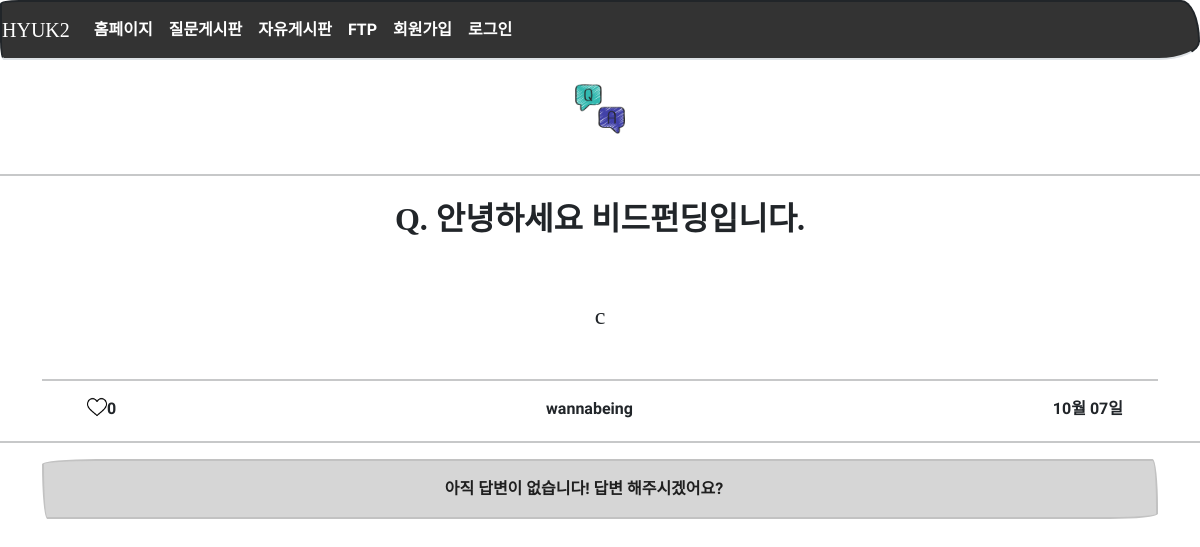
Before: /question/detail/2/ with the older database file.
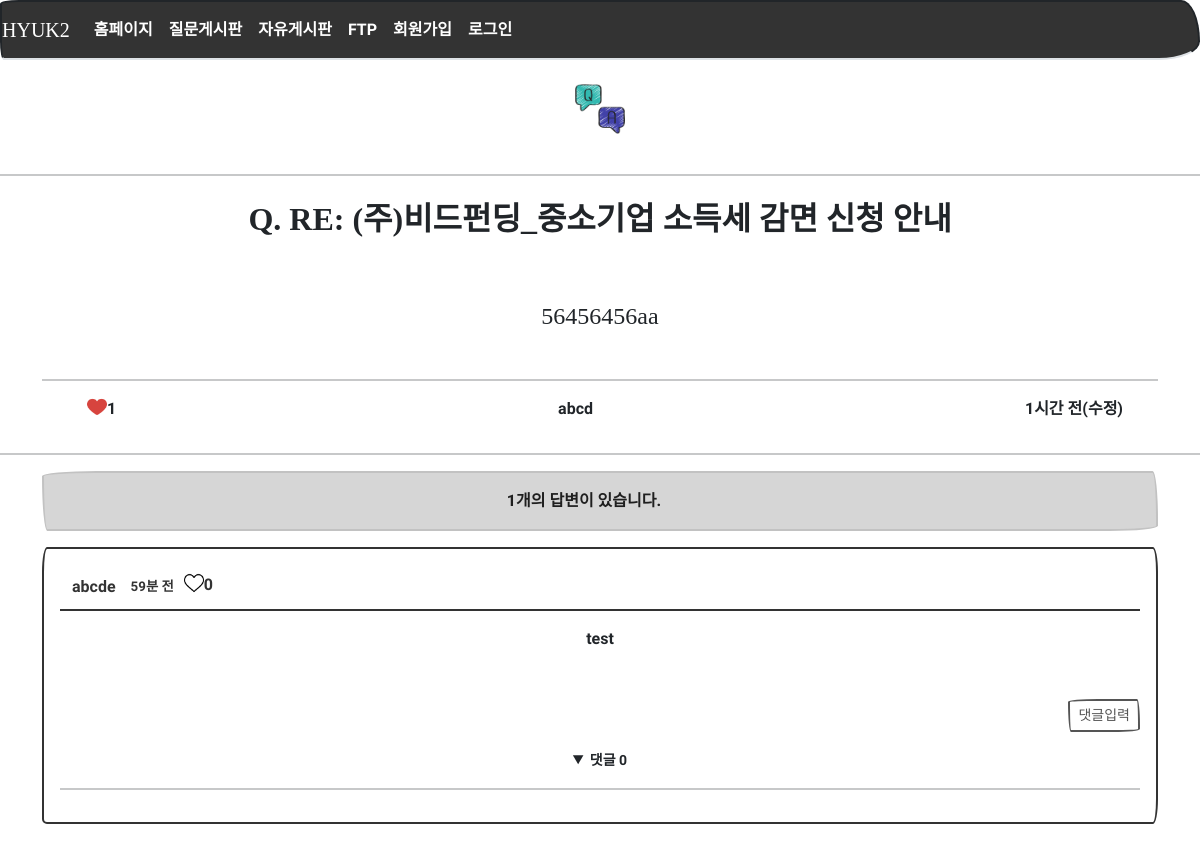
After: the same page with the newer database file.
### models.py (models this page shows)
class Question(db.Model):
    id = db.Column(db.Integer, primary_key=True)
    subject = db.Column(db.String(200), nullable=False)
    content = db.Column(db.Text(), nullable=False)
    create_date = db.Column(db.DateTime(), nullable=False)
    user_id = db.Column(db.Integer, db.ForeignKey('user.id', ondelete='CASCADE'), nullable=False)
    user = db.relationship('User', backref=db.backref('question_set'))
    modify_date = db.Column(db.DateTime(), nullable=True)
    hits = db.Column(db.Integer, nullable=False, default='0')
    voter = db.relationship('User', secondary=question_voter, backref=db.backref('question_voter_set'))

class User(db.Model):
    id = db.Column(db.Integer, primary_key=True)    # id는 자동으로 증가하는 User 모델의 기본키
    username = db.Column(db.String(150), unique=True, nullable=False)
    password = db.Column(db.String(200), nullable=False)
    name = db.Column(db.String(150), nullable=False)
    email = db.Column(db.String(120), unique=True, nullable=False)

class Answer(db.Model):
    id = db.Column(db.Integer, primary_key=True)
    question_id = db.Column(db.Integer, db.ForeignKey('question.id', ondelete='CASCADE'))
    question = db.relationship('Question', backref=db.backref('answer_set'))
    content = db.Column(db.Text(), nullable=False)
    create_date = db.Column(db.DateTime(), nullable=False)
    user_id = db.Column(db.Integer, db.ForeignKey('user.id', ondelete='CASCADE'), nullable=False)
    user = db.relationship('User', backref=db.backref('answer_set'))
    modify_date = db.Column(db.DateTime(), nullable=True)
    voter = db.relationship('User', secondary=answer_voter, backref=db.backref('answer_voter_set'))

### views/question_views.py (the view)
@bp.route('/detail/<int:question_id>/')
def detail(question_id):
    form = AnswerForm()
    question = Question.query.get_or_404(question_id)
    question.hits += 1
    db.session.add(question)
    db.session.commit()
    return render_template('question/question_detail.html', question=question, form=form)

### filter.py (called while the page is built)
def format_datetime(value, fmt='%m월 %d일'):
    now = datetime.now()
    time = now - value
    if time < timedelta(minutes=1):
        return '방금 전'
    elif time < timedelta(hours=1):
        return str(int(time.seconds / 60)) + '분 전'
    elif time < timedelta(days=1):
        return str(int(time.seconds / 3600)) + '시간 전'
    elif time < timedelta(days=7):
        time = datetime.now().date() - value.date()
        return str(time.days) + '일 전'
    else:
        return value.strftime(fmt)

### views/login_views.py (called while the page is built)
@bp.before_app_request
def logged_in_user():
    user_id = session.get('user_id')
    if user_id is None:
        g.user = None
    else:
        g.user = User.query.get(user_id)

### templates/question/question_detail.html (shortened to what the changed rows need)
{% extends 'base.html' %}
{% block content %}
<div class="container my-3 text-center">
    <h2 class="py-2" style="font-weight:bolder">Q. {{ question.subject }}</h2> <br><br>
        <h4>{{ question.content }}</h4> <br><hr>
        <div class="d-flex justify-content-between detail_q_title">
            <div class="d-flex" style="margin: 0px 10px">
                {% if question.voter %}
                <a href="#" class="recommend"
                   data-uri="{{ url_for('vote.question', question_id=question.id) }}">
                    <img src="{{ url_for('static',filename='images/after_like.png') }}"
                         width="20" style="margin-left: auto; margin-right: auto; display: block;" />
                </a>
                {% else %}
                <a href="#" class="recommend"
                   data-uri="{{ url_for('vote.question', question_id=question.id) }}">
                    <img src="{{ url_for('static',filename='images/before_like.png') }}"
                         width="20" style="margin-left: auto; margin-right: auto; display: block;" />
                </a>
                {% endif %}
                <div class="bg-light text-center font-weight-bolder mb-1">
                    {{ question.voter|length }}
                </div>
            </div>
            <div class="d-flex">
            {{ question.user.username }}
            </div>
            <div class="d-flex">
            {% if question.modify_date %}
                <p>{{ question.modify_date|datetime }}(수정)</p>
            {% else %}
                {{ question.create_date|datetime }}
            {% endif %}
            </div>
        </div>
</div>
<div class="container my-3 text-center">
    <div class="alert alert-dismissible alert-primary">
        {% if question.answer_set|length == 0 %}
        <strong>아직 답변이 없습니다! 답변 해주시겠어요?</strong>
        {% else %}
        <strong>{{ question.answer_set|length }}개의 답변이 있습니다.</strong>
        {% endif %}
    </div>
    {% for answer in question.answer_set %}
    <div class="card my-3">
        <div class="card-body">
            <div class="toast-header">
                <div class="detail_answer_id_text">{{ answer.user.username }}</div>
                <div class="detail_answer_time_text">
                    {% if answer.modify_date %}
                        {{ answer.modify_date|datetime }}(수정)
                    {% else %}
                        {{ answer.create_date|datetime }}
                    {% endif %}
                </div>
                <div class="d-flex" style="margin: 0px 10px">
                    {% if answer.voter %}
                    <a href="#" class="recommend" data-uri="{{ url_for('vote.answer', answer_id=answer.id) }}">
                        <img src="{{ url_for('static',filename='images/after_like.png') }}"
                        width="20" style="margin-left: auto; margin-right: auto; display: block;" />
                    </a>
                    {% else %}
                    <a href="#" class="recommend" data-uri="{{ url_for('vote.answer', answer_id=answer.id) }}">
                        <img src="{{ url_for('static',filename='images/before_like.png') }}"
                        width="20" style="margin-left: auto; margin-right: auto; display: block;" />
                    </a>
                    {% endif %}
                    <div class="bg-light text-center font-weight-bolder mb-1">{{ answer.voter|length }}</div>
                </div>
            </div>
            <div class="card-body">
                {{ answer.content }}
            </div>
            <div class="my-3 d-flex justify-content-end">
                <a href="{{ url_for('comment.create_answer', answer_id=answer.id) }}"
                class="btn btn-sm btn-outline-secondary">댓글입력</a>
            </div>
            <div>
                <details open>
                    <summary>
                        <small>댓글 {{ answer.comment_set|length }}</small>
                    </summary>
                    <hr>
                </details>
            </div>
        </div>
    </div>
    {% endfor %}
</div> <br><br>
{% endblock %}

Changed rows visible on the page:
no longer on this page (row unchanged): User: user.username "wannabeing"
changed Question: subject "안녕하세요 비드펀딩입니다." → "RE: (주)비드펀딩_중소기업 소득세 감면 신청 안내"; content "c" → "56456456aa"; modify_date (not shown) → "1시간 전"; create_date "10월 07일" → (not shown)
added User: user.username "abcd"
added Answer: user.username "abcde", create_date "59분 전", voter|length "0", content "test", comment_set|length "0"
Other visible differences:
{{ question.voter|length }}: "0" → "1"
{{ question.answer_set|length }}: (not shown) → "1"
text no longer shown: "아직 답변이 없습니다! 답변 해주시겠어요?"
text now shown: "(수정) 개의 답변이 있습니다."
